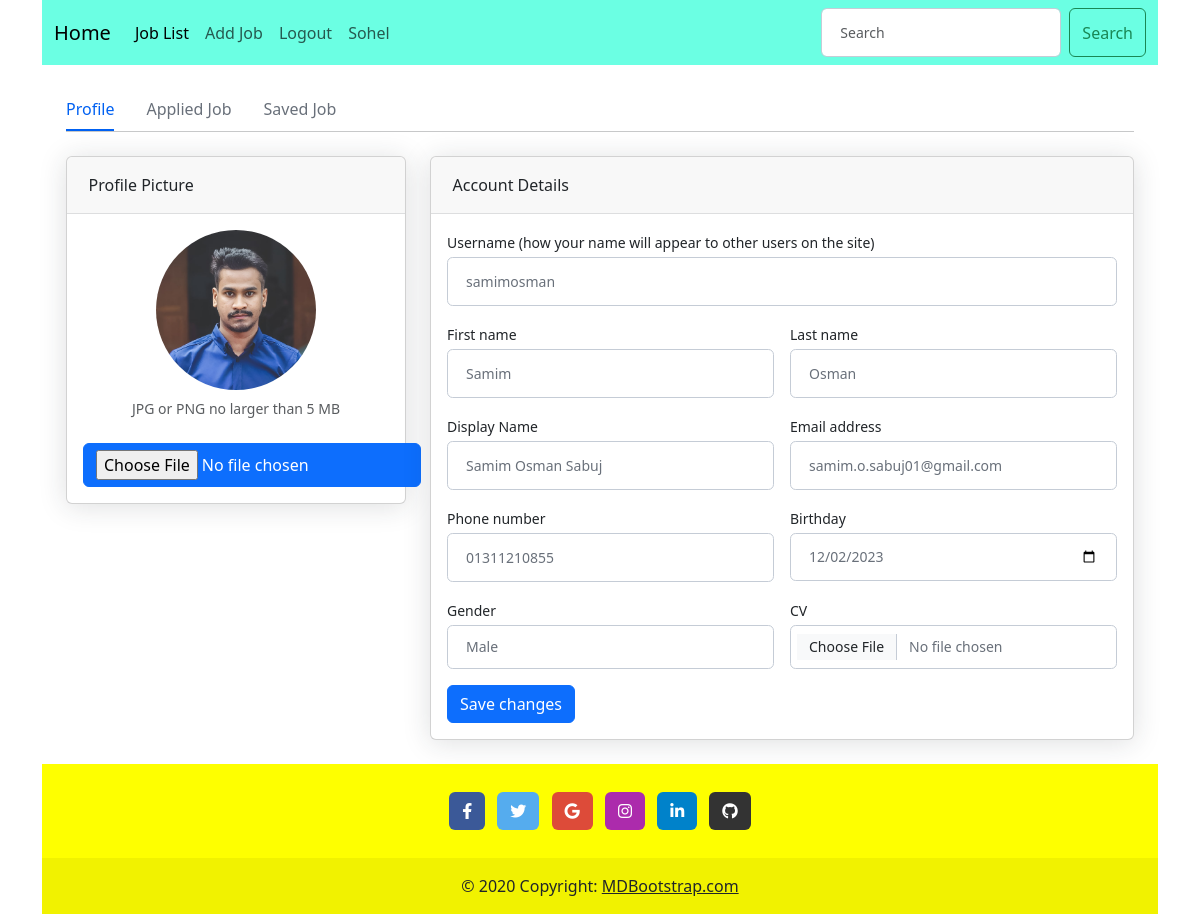
/profile/samimosman/ (signed in), run on the app's committed database.
### account/models.py (models this page shows, shortened)
class Custom_User(AbstractUser):
    USER_TYPE = (
        ('Recruiter', 'Recruiter'),
        ('JobSeeker', 'JobSeeker'),
        ('Employee', 'Employee'),
        ('Admin', 'Admin'),
    )
    display_name = models.CharField(max_length=100)
    phone_number = models.CharField(max_length=14)
    user_type = models.CharField(choices=USER_TYPE, max_length=50, blank=True, null=True)
    auth_token = models.CharField(max_length=500, blank=True, null=True)
    otp_token = models.CharField(max_length=6, blank=True, null=True)
    is_verified = models.BooleanField(default=False)

class JobSeeker_Profile(models.Model):
    GENDER = (
        ('Male', 'Male'),
        ('Female', 'Female'),
        ('Others', 'Others'),
    )
    user = models.ForeignKey(Custom_User, on_delete=models.CASCADE)
    gender = models.CharField(choices=GENDER, blank=True, null=True, max_length=20)
    date_of_birth = models.DateField(blank=True, null=True)
    profile_picture = models.ImageField(upload_to='jobseeker/', blank=True, null=True)
    cv = models.FileField(upload_to='jobseeker/cv/', blank=True, null=True)

### account/views.py (the view)
# urls.py: path('profile/<username>/', profile, name='profile'),
def profile(request, username):
    user = Custom_User.objects.get(username=username)
    if user.user_type == 'JobSeeker':
        jobseeker = JobSeeker_Profile.objects.get(user=user)
        context = {'user': user, 'jobseeker': jobseeker}
        return render(request, 'account/jobseeker_profile/profile.html', context)
    elif user.user_type == 'Recruiter':
        recruiter = Recruiter_Profile.objects.get(user=user)
        context = {'user': user, 'recruiter': recruiter}
        return render(request, 'account/recruiter_profile/profile.html', context)
    else:
        return HttpResponse('Wrong Credential')

### templates/account/jobseeker_profile/profile.html (shortened to what this page needs)
{% extends 'base.html' %}
{% block body_content %}
<div class="container-xl px-4 mt-4">
    <nav class="nav nav-borders">
        <a class="nav-link active ms-0" href="{% url 'profile' request.user.username %}" target="__blank">Profile</a>
        <a class="nav-link" href="{% url 'profile' request.user.username %}" target="__blank">Applied Job</a>
        <a class="nav-link" href="{% url 'profile' request.user.username %}" target="__blank">Saved Job</a>
    </nav>
    <hr class="mt-0 mb-4">
    <form action="{% url 'jobseeker_profile_update' %}" method="POST" enctype="multipart/form-data">
        <div class="row">
            <div class="col-xl-4">
                <div class="card mb-4 mb-xl-0">
                    <div class="card-header">Profile Picture</div>
                    <div class="card-body text-center">
                        {% if jobseeker.profile_picture %}
                        <img class="img-account-profile rounded-circle mb-2" src="{{jobseeker.profile_picture.url}}"
                            alt="">
                        {% else %}
                        <img class="img-account-profile rounded-circle mb-2"
                            src="http://bootdey.com/img/Content/avatar/avatar1.png" alt="">
                        {% endif %}
                        <div class="small font-italic text-muted mb-4">JPG or PNG no larger than 5 MB</div>
                        <input type="file" class="btn btn-primary" value="Upload new image" name="profile_picture">
                    </div>
                </div>
            </div>
            <div class="col-xl-8">
                <div class="card mb-4">
                    <div class="card-header">Account Details</div>
                    <div class="card-body">
                        <div class="mb-3">
                            <label class="small mb-1" for="inputUsername">Username (how your name will appear to other
                                users on the site)</label>
                            <input class="form-control" id="inputUsername" type="text" placeholder="Enter your username"
                                value="{{user.username}}" name="username">
                        </div>
                        <div class="row gx-3 mb-3">
                            <div class="col-md-6">
                                <label class="small mb-1" for="inputFirstName">First name</label>
                                <input class="form-control" id="inputFirstName" type="text"
                                    placeholder="Enter your first name" value="{{user.first_name}}" name="first_name">
                            </div>
                            <div class="col-md-6">
                                <label class="small mb-1" for="inputLastName">Last name</label>
                                <input class="form-control" id="inputLastName" type="text"
                                    placeholder="Enter your last name" value="{{user.last_name}}" name="last_name">
                            </div>
                        </div>
                        <div class="row gx-3 mb-3">
                            <div class="col-md-6">
                                <label class="small mb-1" for="inputOrgName">Display Name</label>
                                <input class="form-control" id="inputOrgName" type="text"
                                    placeholder="Enter your Display Name" value="{{user.display_name}}" name="display_name">
                            </div>
                            <div class="col-md-6">
                                <label class="small mb-1" for="inputEmailAddress">Email address</label>
                                <input class="form-control" id="inputEmailAddress" type="email"
                                    placeholder="Enter your email address" value="{{user.email}}" name="email">
                            </div>
                        </div>
                        <div class="row gx-3 mb-3">
                            <div class="col-md-6">
                                <label class="small mb-1" for="inputPhone">Phone number</label>
                                <input class="form-control" id="inputPhone" type="tel"
                                    placeholder="Enter your phone number" value="{{user.phone_number}}" name="phone_number">
                            </div>
                            <div class="col-md-6">
                                <label class="small mb-1" for="inputBirthday">Birthday</label>
                                <input class="form-control" id="inputBirthday" type="date" name="birthday"
                                    placeholder="Enter your birthday"
                                    value="{% if jobseeker.date_of_birth %}{{jobseeker.date_of_birth|date:'Y-m-d'}}{% endif %}" name="date_of_birth">
                            </div>
                        </div>
                        <div class="row gx-3 mb-3">
                            <div class="col-md-6">
                                <label class="small mb-1" for="inputPhone">Gender</label>
                                <select name="gender" id="" class="form-control">
                                    {% if jobseeker.gender %}
                                    <option value="{{jobseeker.gender}}">{{jobseeker.gender}}</option>
                                    {% else %}
                                    <option value="-----">-----</option>
                                    {% endif %}
                                </select>
                            </div>
                            <div class="col-md-6">
                                <label class="small mb-1" for="inputBirthday">CV</label>
                                <input class="form-control" id="inputBirthday" type="file" name="cv">
                            </div>
                        </div>
                        <button class="btn btn-primary" type="submit">Save changes</button>
                    </div>
                </div>
            </div>
        </div>
    </form>
</div>
{% endblock body_content %}

### templates/navbar.html (shortened to what this page needs)
<nav class="navbar navbar-expand-lg bg-body-tertiary" style="background-color: #00ffcf94 !important;">
    <div class="container-fluid">
        <a class="navbar-brand" href="{% url 'home' %}">Home</a>
        <div class="collapse navbar-collapse" id="navbarSupportedContent">
            <ul class="navbar-nav me-auto mb-2 mb-lg-0">
                <li class="nav-item">
                    <a class="nav-link active" aria-current="page" href="{% url 'list_job' %}">Job List</a>
                </li>
                {% if request.user.user_type == 'Recruiter' %}
                <li class="nav-item">
                    <a class="nav-link" href="{% url 'add_job' %}">Add Job</a>
                </li>
                {% endif %}
                {% if request.user.is_authenticated %}
                <li class="nav-item">
                    <a class="nav-link" href="{% url 'logout' %}">Logout</a>
                </li>
                <li class="nav-item">
                    <a class="nav-link" href="{% url 'profile' request.user.username %}">{{request.user.first_name}}</a>
                </li>
                {% endif %}
            </ul>
            <form class="d-flex" role="search">
                <input class="form-control me-2" type="search" placeholder="Search" aria-label="Search">
                <button class="btn btn-outline-success" type="submit">Search</button>
            </form>
        </div>
    </div>
</nav>

### templates/account/jobseeker_profile/profile.html (style rules this page uses)
.img-account-profile { height: 10rem; }
.rounded-circle { border-radius: 50% !important; }
.card { box-shadow: 0 0.15rem 1.75rem 0 rgb(33 40 50 / 15%); }
.card .card-header { font-weight: 500; }
.card-header:first-child { border-radius: 0.35rem 0.35rem 0 0; }
.card-header { padding: 1rem 1.35rem; margin-bottom: 0; background-color: rgba(33, 40, 50, 0.03); border-bottom: 1px solid rgba(33, 40, 50, 0.125); }
.form-control, .dataTable-input { display: block; width: 100%; padding: 0.875rem 1.125rem; font-size: 0.875rem; font-weight: 400; line-height: 1; color: #69707a; background-color: #fff; background-clip: padding-box; border: 1px solid #c5ccd6; -webkit-appearance: none; -moz-appearance: none; appearance: none; border-radius: 0.35rem; transition: border-color 0.15s ease-in-out, box-shadow 0.15s ease-in-out; }
.nav-borders .nav-link.active { color: #0061f2; border-bottom-color: #0061f2; }
.nav-borders .nav-link { color: #69707a; border-bottom-width: 0.125rem; border-bottom-style: solid; border-bottom-color: transparent; padding-top: 0.5rem; padding-bottom: 0.5rem; padding-left: 0; padding-right: 0; margin-left: 1rem; margin-right: 1rem; }

### data on the page
Custom_User: user.first_name "Sohel"
JobSeeker_Profile: profile_picture (picture), birthday "12/02/2023", gender "Male"
Custom_User: username "samimosman", first_name "Samim", last_name "Osman", display_name "Samim Osman Sabuj", email "samim.o.sabuj01@gmail.com", phone_number "01311210855"
